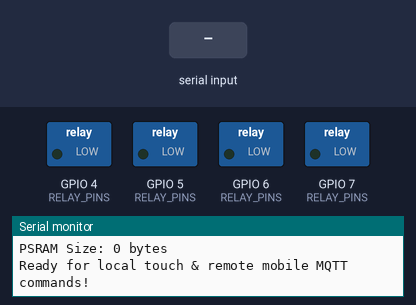
Recording of a sketch running on a simulated ESP32-S3. Shown: switched loads named in the sketch (green lamp = pin HIGH), the last lines printed to the serial monitor. The inputs (shaded band) are chosen by the test bench.

Above: at 2.2 s.
2.3 s: "90,45\n" received over Serial
At 3.0 s:
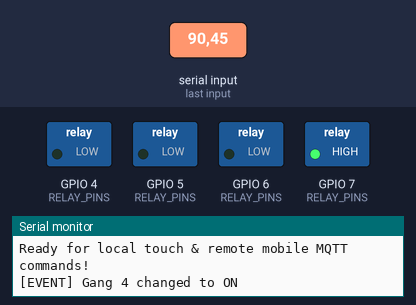
3.8 s: "a,45\n" received over Serial
At 5.0 s:
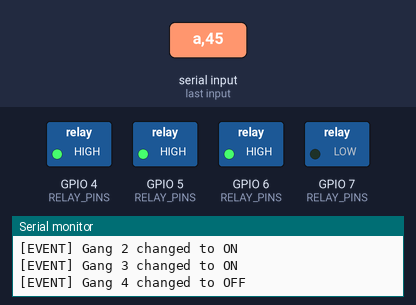
5.3 s: "30,150\n" received over Serial
At 6.4 s:
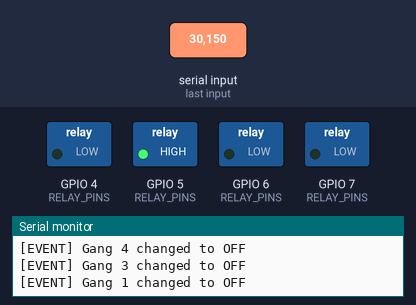
6.8 s: "90,45\n" received over Serial
At 7.9 s:
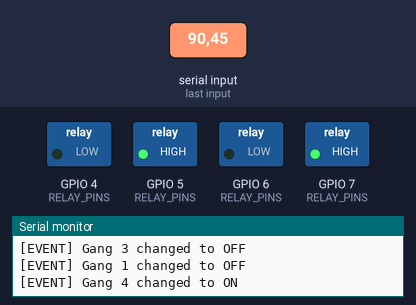
8.3 s: "30,150\n" received over Serial
At 8.7 s:
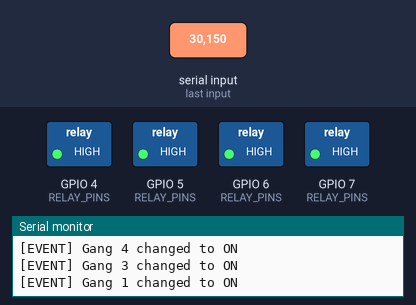
9.8 s: "200\n" received over Serial
At 10.4 s:
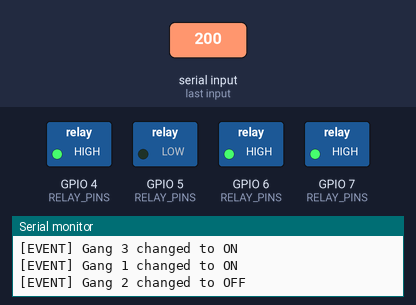
Timing chart, 0 to 12.3 s (numbered marks = the images above; inputs shaded):
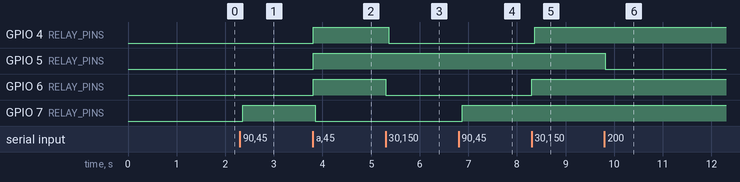

The sketch:

SmartTouchSwitch_ESP32S3.ino
```cpp
/**
 * @file SmartTouchSwitch_ESP32S3.ino
 * @brief Production Arduino Core Sketch for ESP32-S3 Commercial Smart Touch Switch
 * Board: ESP32S3 Dev Module
 * Flash: 8MB QIO, PSRAM: 8MB OPI
 */

#include <Arduino.h>
#include <WiFi.h>
#include "relay_arduino.h"

/* =========================================================================
 * USER CONFIGURATION: ENTER YOUR WI-FI & MQTT BROKER DETAILS HERE:
 * ========================================================================= */
const char* WIFI_SSID       = "Home_Fiber_2.4G";
const char* WIFI_PASS       = "HomePassword123";

// MQTT Broker Connection Details:
// Examples:
//   - HiveMQ Public:      "broker.hivemq.com" (Port 1883)
//   - EMQX Public:        "broker.emqx.io"    (Port 1883)
//   - Home Assistant LAN: "192.168.1.100"     (Port 1883)
const char* MQTT_BROKER     = "broker.hivemq.com";
const int   MQTT_PORT       = 1883;
const char* MQTT_USER       = "";                  // Optional: username (leave "" if unauthenticated)
const char* MQTT_PASS       = "";                  // Optional: password (leave "" if unauthenticated)
const char* MQTT_CLIENT_ID  = "ESP32S3_SmartSwitch_Ard";
const char* MQTT_TOPIC_BASE = "smartswitch/ESP32S3-4G"; // Publishes to stat/ and listens to cmnd/
/* ========================================================================= */

// Hardware Configuration for 4-Gang Touch Switch
const int RELAY_PINS[4] = {4, 5, 6, 7};
const char* CHANNEL_NAMES[4] = {"Main Chandelier", "Ceiling Fan", "Ambient Downlights", "Balcony Strip Light"};

RelayControllerESP32 relayController;

void onRelayStateChanged(uint8_t gangId, bool isOn) {
    Serial.printf("[EVENT] Gang %d changed to %s\n", gangId, isOn ? "ON" : "OFF");
}

void setup() {
    Serial.begin(115200);
    delay(1000);

    Serial.println("==================================================");
    Serial.println("  ESP32-S3 Arduino Commercial Smart Touch Switch   ");
    Serial.println("==================================================");

    // Initialize 4-Gang Relay Controller
    relayController.init(RELAY_PINS, 4, true); // Active HIGH
    relayController.setCallback(onRelayStateChanged);

    Serial.printf("Free Heap: %u bytes\n", ESP.getFreeHeap());
    Serial.printf("PSRAM Size: %u bytes\n", ESP.getPsramSize());
    Serial.println("Ready for local touch & remote mobile MQTT commands!");
}

void loop() {
    // Process serial debug commands:
    // Format: '1' -> toggle gang 1, '2' -> toggle gang 2, etc.
    if (Serial.available() > 0) {
        char cmd = Serial.read();
        if (cmd >= '1' && cmd <= '4') {
            uint8_t gang = cmd - '0';
            relayController.toggle(gang);
        } else if (cmd == 'a' || cmd == 'A') {
            relayController.setAll(true);
        } else if (cmd == 'o' || cmd == 'O') {
            relayController.setAll(false);
        }
    }
    delay(20);
}
```

relay_arduino.cpp
```cpp
#include "relay_arduino.h"

RelayControllerESP32::RelayControllerESP32() : m_count(0), m_activeHigh(true), m_callback(nullptr) {
    for (int i = 0; i < 16; i++) {
        m_pins[i] = -1;
        m_states[i] = false;
    }
}

bool RelayControllerESP32::init(const int* pins, uint8_t count, bool activeHigh) {
    if (count > 16 || !pins) return false;
    m_count = count;
    m_activeHigh = activeHigh;

    for (uint8_t i = 0; i < count; i++) {
        m_pins[i] = pins[i];
        m_states[i] = false;
        pinMode(m_pins[i], OUTPUT);
        apply(i + 1, false);
    }
    return true;
}

void RelayControllerESP32::apply(uint8_t gangId, bool state) {
    if (gangId < 1 || gangId > m_count) return;
    int pin = m_pins[gangId - 1];
    int level = state ? (m_activeHigh ? HIGH : LOW) : (m_activeHigh ? LOW : HIGH);
    digitalWrite(pin, level);
}

bool RelayControllerESP32::on(uint8_t gangId) {
    if (gangId < 1 || gangId > m_count) return false;
    uint8_t idx = gangId - 1;
    if (!m_states[idx]) {
        m_states[idx] = true;
        apply(gangId, true);
        if (m_callback) m_callback(gangId, true);
    }
    return true;
}

bool RelayControllerESP32::off(uint8_t gangId) {
    if (gangId < 1 || gangId > m_count) return false;
    uint8_t idx = gangId - 1;
    if (m_states[idx]) {
        m_states[idx] = false;
        apply(gangId, false);
        if (m_callback) m_callback(gangId, false);
    }
    return true;
}

bool RelayControllerESP32::toggle(uint8_t gangId) {
    if (gangId < 1 || gangId > m_count) return false;
    return m_states[gangId - 1] ? off(gangId) : on(gangId);
}

bool RelayControllerESP32::getState(uint8_t gangId) {
    if (gangId < 1 || gangId > m_count) return false;
    return m_states[gangId - 1];
}

void RelayControllerESP32::setAll(bool state) {
    for (uint8_t g = 1; g <= m_count; g++) {
        if (state) on(g);
        else off(g);
    }
}

void RelayControllerESP32::setCallback(RelayCallback cb) {
    m_callback = cb;
}
```

relay_arduino.h
```cpp
#pragma once
#include <Arduino.h>

typedef void (*RelayCallback)(uint8_t gangId, bool isOn);

class RelayControllerESP32 {
public:
    RelayControllerESP32();
    bool init(const int* pins, uint8_t count, bool activeHigh = true);
    bool on(uint8_t gangId);
    bool off(uint8_t gangId);
    bool toggle(uint8_t gangId);
    bool getState(uint8_t gangId);
    void setAll(bool state);
    void setCallback(RelayCallback cb);

private:
    int m_pins[16];
    bool m_states[16];
    uint8_t m_count;
    bool m_activeHigh;
    RelayCallback m_callback;
    void apply(uint8_t gangId, bool state);
};
```

Measured:
- after the input at 2.3 s, GPIO 7 (RELAY_PINS): LOW → HIGH after 0.06 s
- after the input at 3.8 s, GPIO 4 (RELAY_PINS), GPIO 5 (RELAY_PINS), GPIO 6 (RELAY_PINS): LOW → HIGH at once; GPIO 7 (RELAY_PINS): HIGH → LOW after 0.06 s
- after the input at 5.3 s, GPIO 4 (RELAY_PINS): HIGH → LOW after 0.06 s; GPIO 6 (RELAY_PINS): HIGH → LOW at once
- after the input at 6.8 s, GPIO 7 (RELAY_PINS): LOW → HIGH after 0.07 s
- after the input at 8.3 s, GPIO 4 (RELAY_PINS): LOW → HIGH after 0.06 s; GPIO 6 (RELAY_PINS): LOW → HIGH at once
- after the input at 9.8 s, GPIO 5 (RELAY_PINS): HIGH → LOW at once
